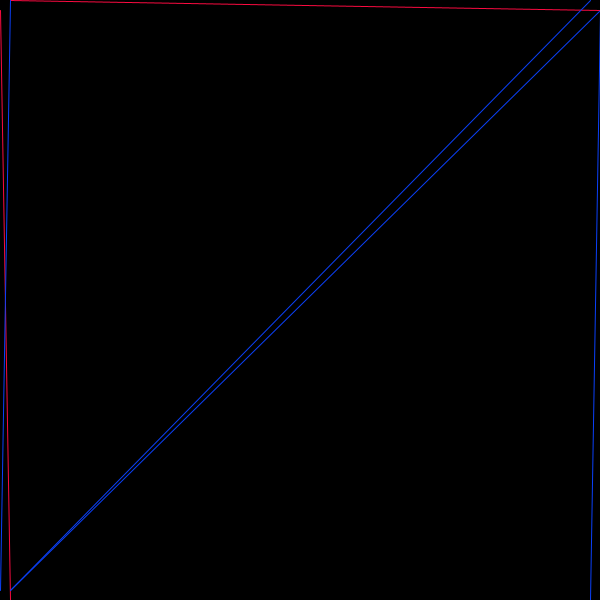
Frame 1 (no input)
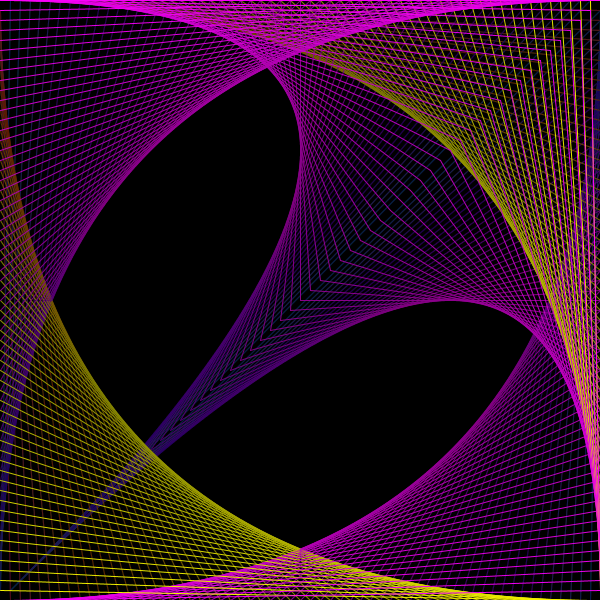
Frame 60 (the mouse pressed at the canvas centre just before this capture)
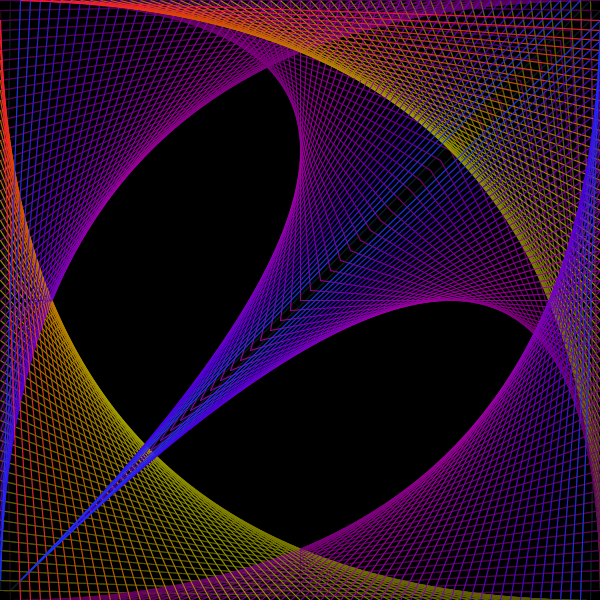
Frame 120 (the mouse held since frame 60 and released just before this capture)

The Processing sketch that drew these frames (run headless with seeded random() and noise(); from frame 60 on, the mouse is pressed at the canvas centre):

// Processing sketch: processing_37906
// ── processing_37906.pde

/*Prueba de mandala animada
 26 de febrero 2011*/

int x=0;
int y=0;
int vel=10;
void setup() {
  background(0);
  size(600,600);
}

void draw() {
frameRate(30);
  smooth();
  x=x+vel;
  y=y+vel;
  /*
            for(int i=0; i<height; i=i+10) {
   //x=x+10;
   line(i,0,width,i);
   // line(0,i,i,height);
   }
   fill(190,40);
   rect(0,0,width,height);
   */

  if(x>width)
  {
    vel = vel * -1;
  }
  else if(x<0)
  {
    vel = vel * -1;
  }
  //perimetrales
 //stroke(255);
    stroke(255,x,width/8-y);
  line(x,0,width,y);
  line(0,y,x,height);

  stroke(x,width/8-y,255); 
  line(x,0, 0,height-x);
  line(width,x,width-x,height);
  //centrales
  //  
  line(width,x, x,height-x);
  line(x,height-x,width-x,0);

  //line(x,height, 0,height-x);
  //line(0,x, x,height-x);

  fill(0,5);
  noStroke();
  rect(0,0,width,height);
}
